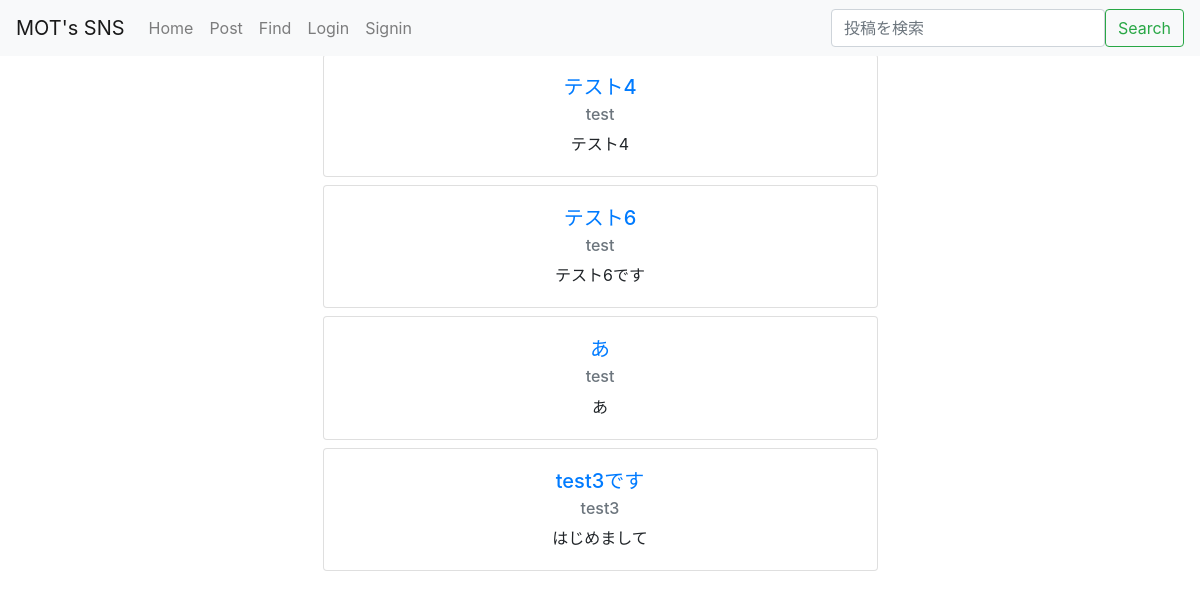
Page /find on the earlier database version.
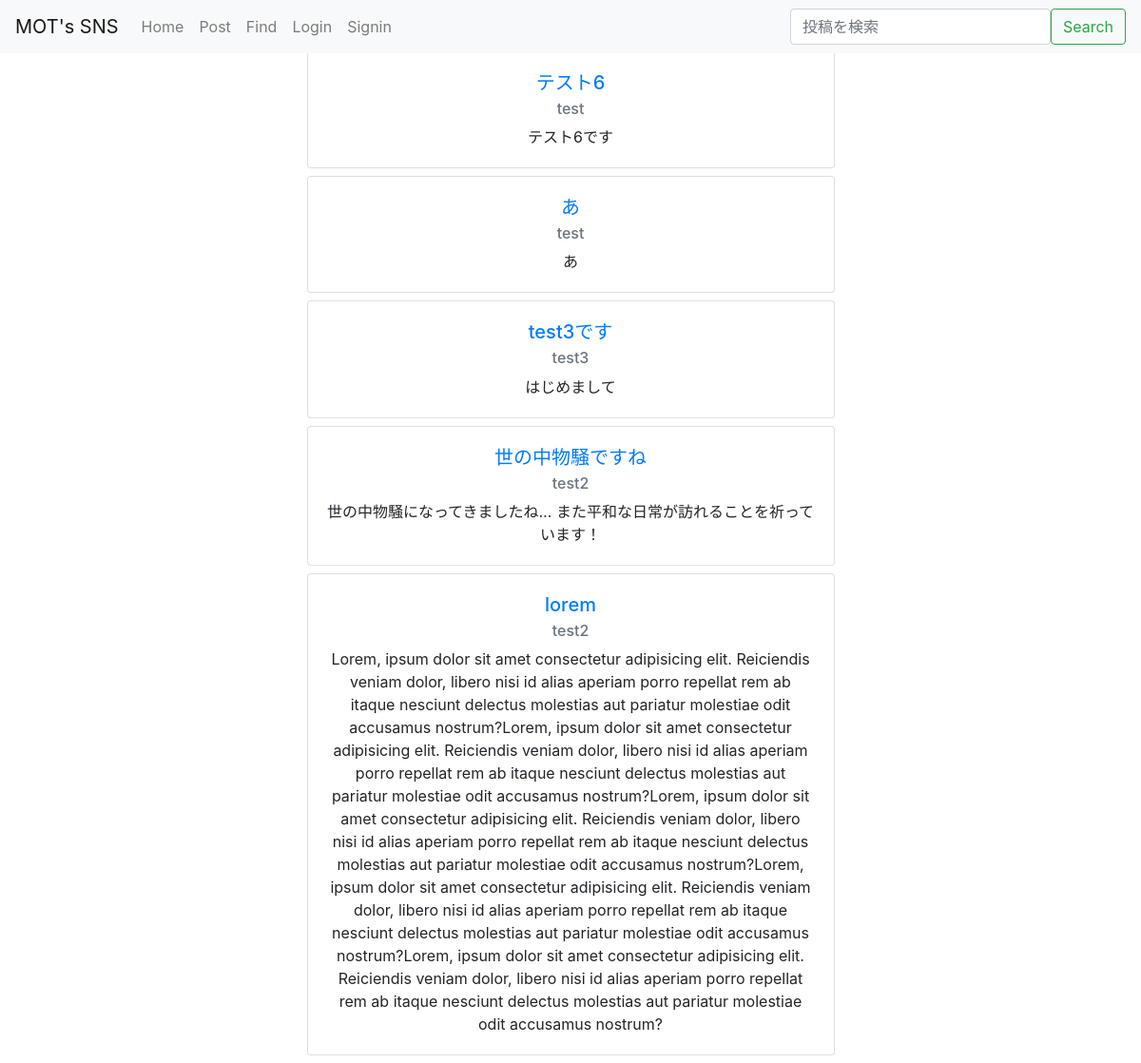
Same page on the later database version.
### blog/models.py (models this page shows, shortened)
class Post(models.Model):
    author = models.ForeignKey(settings.AUTH_USER_MODEL, on_delete=models.CASCADE)
    title = models.CharField(max_length=200)
    text = models.TextField()
    created_date = models.DateTimeField(default=timezone.now)
    published_date = models.DateTimeField(blank=True, null=True)

### blog/views.py (the view)
# urls.py: path('find', views.find, name='find'),
def find(request):
    if(request.method == 'POST'):
        findform = FindForm(request.POST)
        find = request.POST['find']
        posts = Post.objects.filter(Q(title__contains=find) | Q(text__contains=find))
    else:
        findform = FindForm()
        posts = Post.objects.all()
    params = {
        'findform': findform,
        'posts': posts,
    }
    return render(request, 'blog/find.html', params)

### blog/forms.py
class FindForm(forms.Form):
    find = forms.CharField(label='', required=False, widget=forms.TextInput(attrs={'class': 'form-control', 'placeholder': '投稿を検索'}))

### blog/templates/blog/find.html (shortened to what this page needs)
{% extends 'blog/layout.html' %}
{% block body %}
<div class="container">
    <form action="{% url 'find' %}" method="post">
        {{ findform.as_p }}
    </form>
    {% for post in posts %}
        <div class="card w-50 mx-auto my-2 text-center" style="width: 18rem;">
            <div class="card-body">
                <a href="{% url 'detail' post.id %}" class="card-link"><h5 class="card-title">{{ post.title }}</h5></a>
                <h6 class="card-subtitle mb-2 text-muted">{{post.author }}</h6>
                <p class="card-text">{{ post.text }}</p>
            </div>
        </div>
    {% endfor %}
</div>
{% endblock body %}

Differences in the rows shown:
removed Post: title "テスト4", author "test", text "テスト4"
added Post: title "世の中物騒ですね", author "test2", text "世の中物騒になってきましたね… また平和な日常が訪れることを祈っています！"
added Post: title "lorem", author "test2", text "Lorem, ipsum dolor sit amet consectetur adipisicing elit. Reiciendis veniam dolor, libero nisi id alias aperiam porro repellat rem ab itaque nesciunt delectus molestias aut pariatur molestiae odit accusamus nostrum?Lorem, ipsum dolor sit amet consectetur adipisicing elit. Reiciendis veniam dolor, libero nisi id alias aperiam porro repellat rem ab itaque nesciunt delectus molestias aut pariatur molestiae odit accusamus nostrum?Lorem, ipsum dolor sit amet consectetur adipisicing elit. Reiciendis veniam dolor, libero nisi id alias aperiam porro repellat rem ab itaque nesciunt delectus molestias aut pariatur molestiae odit accusamus nostrum?Lorem, ipsum dolor sit amet consectetur adipisicing…"
